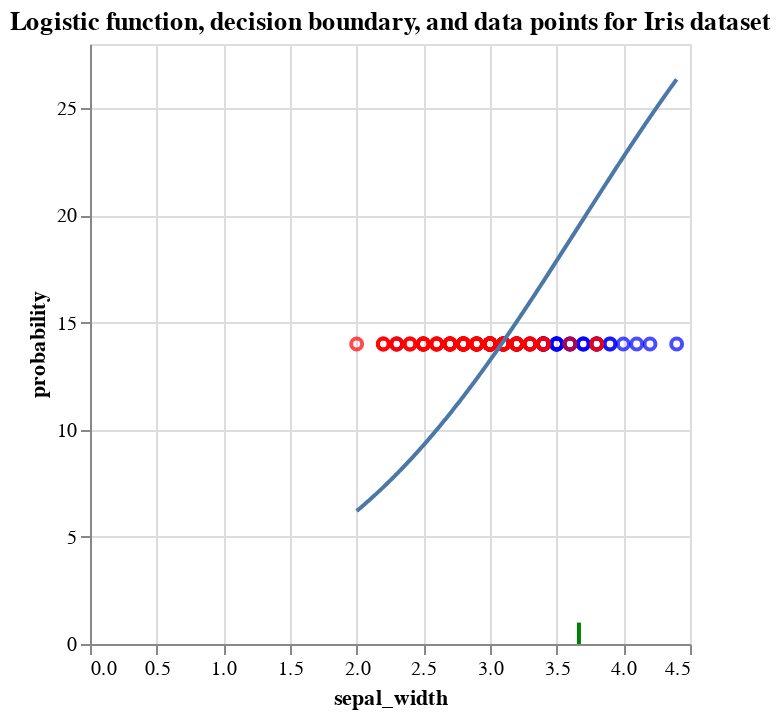

Notebook cell for this chart:
### Markdown cell above
## Visualizing the decision boundary with datapoints

Prompt:

> i'm not seeing the datapoints. please redo so i can see this example with all the datapoints and the decision boundary colored with different colors on either side

Result:

Sure, I can modify the code to include the actual data points and color them according to their true labels. Additionally, the decision boundary will be presented as a vertical line dividing the data points into two groups.

In this code, I've added an additional plot that uses the actual data points from the iris dataset. The points are colored according to their true labels (red for non-setosa and blue for setosa), and the logistic function and decision boundary are overlaid on top of the data points. The decision boundary is shown as a green line. You can interact with the plot to zoom in and explore the data points, logistic function, and decision boundary in more detail.

### Code cell
import altair as alt
import numpy as np
import pandas as pd
import seaborn as sns
from sklearn.linear_model import LogisticRegression

# Load the iris dataset
iris = sns.load_dataset("iris")

# Create a binary target variable
iris['is_setosa'] = (iris['species'] == 'setosa').astype(int)

# Fit the logistic regression model
model = LogisticRegression(solver='liblinear')
model.fit(iris[['sepal_width']], iris['is_setosa'])

# Retrieve the model parameters
beta = model.coef_[0][0]
alpha = model.intercept_[0]

# Define the logistic function
def logistic_function(x, alpha=alpha, beta=beta):
    return np.exp(beta * x) / (1 + np.exp(beta * x + alpha))

# Define the decision boundary
decision_boundary = -alpha / beta

# Create an array of x values
x = np.linspace(iris['sepal_width'].min(), iris['sepal_width'].max(), 400)

# Compute the corresponding y values
y = logistic_function(x)

# Create a pandas DataFrame
df = pd.DataFrame({
    'sepal_width': x,
    'probability': y,
})

# Create a DataFrame for the decision boundary
df_boundary = pd.DataFrame({
    'sepal_width': [decision_boundary, decision_boundary],
    'probability': [0, 1],
})

# Generate the plot for data points
points = alt.Chart(iris).mark_point().encode(
    x='sepal_width',
    # y=alt.Y('is_setosa', title='Is Setosa'),
    color=alt.Color('is_setosa:N', scale=alt.Scale(domain=[0, 1], range=['red', 'blue']), legend=None)
).properties(
    title='Logistic function, decision boundary, and data points for Iris dataset'
)

# Generate the plot for the logistic function
line = alt.Chart(df).mark_line().encode(
    x='sepal_width',
    y='probability'
)

# Generate the decision boundary line
boundary_line = alt.Chart(df_boundary).mark_line(color='green').encode(
    x='sepal_width',
    y='probability'
)

# Combine the plot, the boundary line, and data points
(points + line + boundary_line).interactive()

### Figure 1 — Vega-Lite specification as saved in the notebook (floating-point values rounded to 4 significant figures; data arrays with more than 128 entries replaced by an {"elided": "..."} marker saying what was removed)
{"config": {"view": {"continuousWidth": 300, "continuousHeight": 300}}, "layer": [{"data": {"name": "data-f0c26076b9536bd448c4517e09a0a3cb"}, "mark": {"type": "point"}, "encoding": {"color": {"field": "is_setosa", "legend": null, "scale": {"domain": [0, 1], "range": ["red", "blue"]}, "type": "nominal"}, "x": {"field": "sepal_width", "type": "quantitative"}}, "name": "view_18", "title": "Logistic function, decision boundary, and data points for Iris dataset"}, {"data": {"name": "data-7da862e8a3bc044f5ea51806090ad07e"}, "mark": {"type": "line"}, "encoding": {"x": {"field": "sepal_width", "type": "quantitative"}, "y": {"field": "probability", "type": "quantitative"}}}, {"data": {"name": "data-20d41d41ee515ddf7e041e15f0f4fcbb"}, "mark": {"type": "line", "color": "green"}, "encoding": {"x": {"field": "sepal_width", "type": "quantitative"}, "y": {"field": "probability", "type": "quantitative"}}}], "params": [{"name": "param_22", "select": {"type": "interval", "encodings": ["x", "y"]}, "bind": "scales", "views": ["view_18"]}], "$schema": "https://vega.github.io/schema/vega-lite/v5.8.0.json", "datasets": {"data-f0c26076b9536bd448c4517e09a0a3cb": {"elided": "150 records"}, "data-7da862e8a3bc044f5ea51806090ad07e": {"elided": "400 records"}, "data-20d41d41ee515ddf7e041e15f0f4fcbb": [{"sepal_width": 3.667, "probability": 0}, {"sepal_width": 3.667, "probability": 1}]}}
